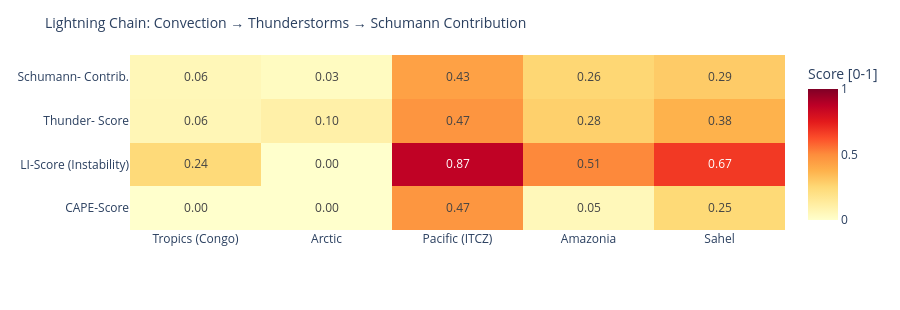

Notebook cell for this chart:
### Code cell
# ============================================================
# LIGHTNING CHAIN: Convection → Thunderstorms → Schumann
# Shows the causal chain per measurement point as heatmap
# ============================================================

def cape_score(v):
    """CAPE → normalized score [0,1]"""
    if v is None or pd.isna(v): return 0.0
    return min(1.0, float(v) / 3000)

def li_score(v):
    """Lifted Index: negative = unstable → score [0,1]"""
    if v is None or pd.isna(v): return 0.3
    return min(1.0, max(0.0, (-float(v) + 6) / 12))

def cloud_score(v):
    if v is None or pd.isna(v): return 0.3
    return float(v) / 100

def thunder_score(row):
    """Kombinierter Gewitterwahrscheinlichkeits-Score
    CAPE + LI + Bedeckung + WMO-Gewitter + konvektiver Niederschlag (showers)
    Hinweis: X-Ray und Kp sind kein Bestandteil – nur geomagn./solarer Kontext.
    """
    cs = cape_score(row.get('cape'))
    ls = li_score(row.get('li'))
    cl = cloud_score(row.get('cloud'))
    t  = 1.0 if row.get('thunderstorm') else 0.0
    # Convective precipitation (showers) as additional indicator
    sh = min(1.0, (row.get('showers') or 0) / 5.0)
    return round(cs * 0.30 + ls * 0.25 + cl * 0.15 + t * 0.20 + sh * 0.10, 3)

def schumann_contribution(t_score, lat):
    """Schumann contribution: higher in tropics (±30°), scaled by thunderstorm score"""
    lat_weight = max(0.3, 1.0 - abs(lat) / 60)
    return round(t_score * lat_weight, 3)

df_atm['cape_score']   = df_atm.apply(lambda r: cape_score(r['cape']), axis=1)
df_atm['li_score']     = df_atm.apply(lambda r: li_score(r['li']),    axis=1)
df_atm['thunder_score']= df_atm.apply(lambda r: thunder_score(r.to_dict()), axis=1)
df_atm['schumann_contribution'] = df_atm.apply(
    lambda r: schumann_contribution(r['thunder_score'], r['lat']), axis=1)

metrics = ['cape_score', 'li_score', 'thunder_score', 'schumann_contribution']
labels  = ['CAPE-Score', 'LI-Score\n(Instability)', 'Thunder-\nScore', 'Schumann-\nContrib.']
z_data  = [df_atm[m].tolist() for m in metrics]

fig = go.Figure(go.Heatmap(
    z=z_data,
    x=df_atm['point'].tolist(),
    y=labels,
    colorscale='YlOrRd',
    zmin=0, zmax=1,
    text=[[f'{v:.2f}' for v in row] for row in z_data],
    texttemplate='%{text}', textfont=dict(size=12),
    colorbar=dict(title='Score [0-1]')
))
fig.update_layout(
    title=dict(text='Lightning Chain: Convection → Thunderstorms → Schumann Contribution', font=dict(size=14)),
    height=310,
    plot_bgcolor='rgba(0,0,0,0)', paper_bgcolor='rgba(0,0,0,0)',
    margin=dict(l=130, r=80, t=55, b=80)
)
fig.show()

### Figure 1 — Plotly figure (JSON) as saved in the notebook; plotly's stock layout.template omitted (floating-point values rounded to 4 significant figures)
{"data": [{"colorbar": {"title": {"text": "Score [0-1]"}}, "colorscale": [[0.0, "rgb(255,255,204)"], [0.125, "rgb(255,237,160)"], [0.25, "rgb(254,217,118)"], [0.375, "rgb(254,178,76)"], [0.5, "rgb(253,141,60)"], [0.625, "rgb(252,78,42)"], [0.75, "rgb(227,26,28)"], [0.875, "rgb(189,0,38)"], [1.0, "rgb(128,0,38)"]], "text": [["0.00", "0.00", "0.47", "0.05", "0.25"], ["0.24", "0.00", "0.87", "0.51", "0.67"], ["0.06", "0.10", "0.47", "0.28", "0.38"], ["0.06", "0.03", "0.43", "0.26", "0.29"]], "textfont": {"size": 12}, "texttemplate": "%{text}", "type": "heatmap", "x": ["Tropics (Congo)", "Arctic", "Pacific (ITCZ)", "Amazonia", "Sahel"], "y": ["CAPE-Score", "LI-Score\n(Instability)", "Thunder-\nScore", "Schumann-\nContrib."], "z": [[0.0, 0.0, 0.47, 0.05, 0.2467], [0.2417, 0.0, 0.8667, 0.5083, 0.675], [0.062, 0.103, 0.472, 0.279, 0.376], [0.058, 0.031, 0.433, 0.256, 0.295]], "zmax": 1, "zmin": 0}], "layout": {"height": 310, "margin": {"b": 80, "l": 130, "r": 80, "t": 55}, "paper_bgcolor": "rgba(0,0,0,0)", "plot_bgcolor": "rgba(0,0,0,0)", "title": {"font": {"size": 14}, "text": "Lightning Chain: Convection → Thunderstorms → Schumann Contribution"}}}
